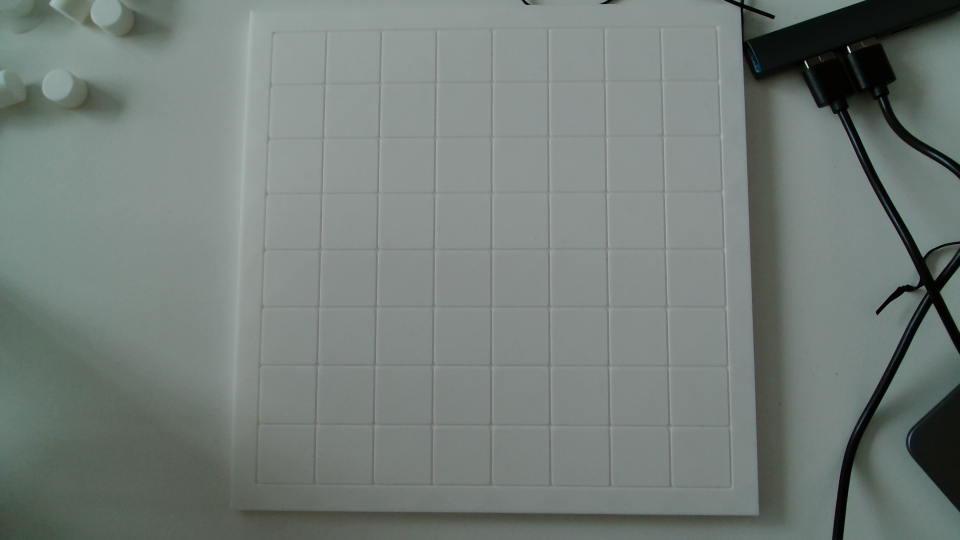
#> input picture captures/board_20261029_122834_782438.png, 1920 x 1080 px (shown at 1/2 size)
$ python read_board.py captures/board_20261029_122834_782438.png
#> lines starting #> are read from the running program, lines starting #| are printed output that depends on the picture; after the words box and inside, x2 and y2 are one past the last pixel; in counts of white or black regions, pixels touching at a corner belong together
#> (reads calibration/board.json from the repository)
"""Experimental empty/white board reader using a calibrated empty reference."""
import argparse
import json
from pathlib import Path

import cv2
import numpy as np

ROOT = Path(__file__).resolve().parent


def read_image(path):
    image = cv2.imdecode(np.fromfile(str(path), dtype=np.uint8), cv2.IMREAD_COLOR)
#> image is the input picture: shape (1080, 1920, 3); mean B, G, R 121.4, 125.8, 116.4
    if image is None:
        raise RuntimeError(f"Cannot read {path}")
    return image


def main():
    parser = argparse.ArgumentParser(description=__doc__)
    parser.add_argument("image", type=Path)
    parser.add_argument("--no-window", action="store_true")
    parser.add_argument("--threshold", type=float, default=8.0)
    args = parser.parse_args()
    config = json.loads((ROOT / "calibration/board.json").read_text(encoding="utf-8"))
    current = read_image(args.image)
    reference_path = Path(config["source_image"])
    if not reference_path.is_absolute():
        reference_path = ROOT / reference_path
    reference = read_image(reference_path)
    if current.shape != reference.shape:
        raise RuntimeError("Image size differs from calibration; recalibrate.")
    matrix = np.array(config["homography"])
    size = tuple(config["warp_size"])
    current = cv2.warpPerspective(current, matrix, size)
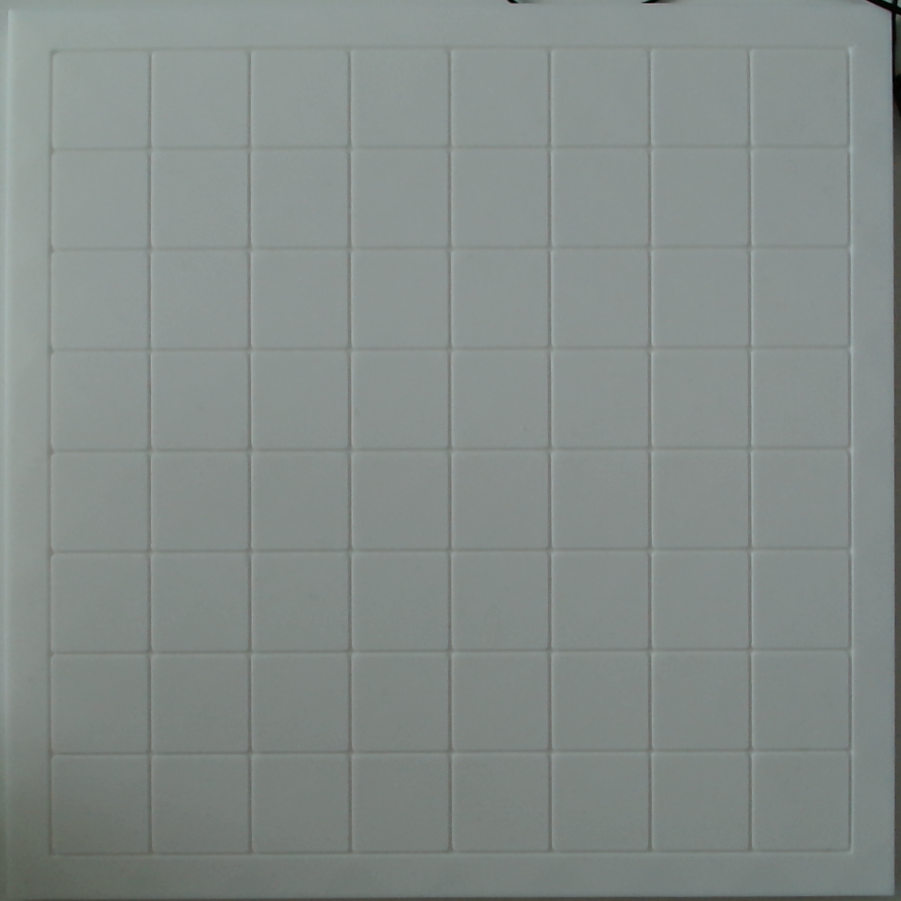
#> current: shape (901, 901, 3); mean B, G, R 137.4, 140.3, 132.5
    reference = cv2.warpPerspective(reference, matrix, size)
    gray = cv2.GaussianBlur(cv2.cvtColor(current, cv2.COLOR_BGR2GRAY), (5, 5), 0).astype(float)
    empty = cv2.GaussianBlur(cv2.cvtColor(reference, cv2.COLOR_BGR2GRAY), (5, 5), 0).astype(float)
    delta = gray - empty
#> delta: shape (901, 901) float64; every value is 0
    board = np.zeros((9, 9), dtype=int)
    scores = np.zeros((9, 9))
    yy, xx = np.mgrid[-45:46, -45:46]
    radius = np.hypot(xx, yy)
    inner, ring = radius <= 29, (radius >= 38) & (radius <= 45)
    overlay = current.copy()
    for row in range(9):
        for col in range(9):
            x = config["grid_margin"] + col * config["grid_spacing"]
            y = config["grid_margin"] + row * config["grid_spacing"]
            patch = delta[y-45:y+46, x-45:x+46]
            # Local background subtraction reduces exposure and smooth lighting changes.
            residual = patch - np.median(patch[ring])
            score = float(np.percentile(residual[inner], 90))
            scores[row, col] = score
            # Only empty/white is supported: dark objects and hands are not classified.
            board[row, col] = 2 if score >= args.threshold else 0
            color = (0, 180, 0) if board[row, col] == 2 else (180, 100, 0)
            cv2.circle(overlay, (x, y), 30 if board[row, col] else 4, color, 2)
            cv2.putText(overlay, f"{row},{col}:{score:.0f}", (x-35, y-33), cv2.FONT_HERSHEY_SIMPLEX, .32, color, 1)
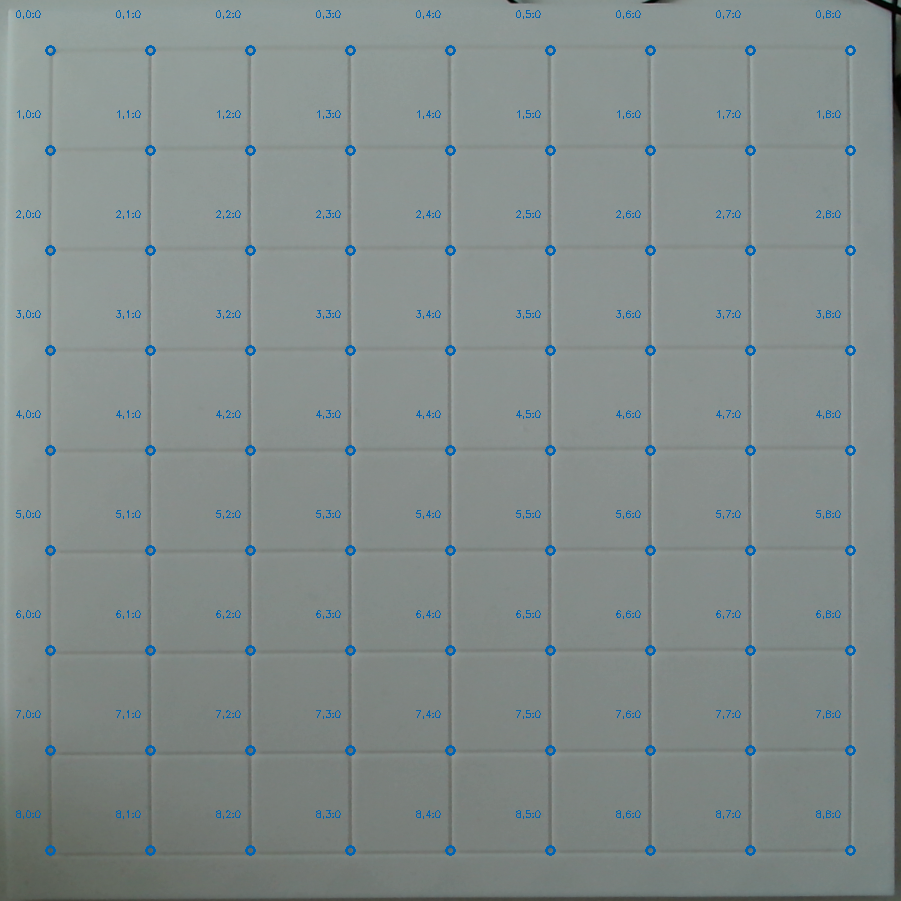
#> overlay: shape (901, 901, 3); 1.26% of pixels changed, all inside (x1, y1, x2, y2) = (16, 10, 856, 856)
    output = ROOT / "vision_results" / args.image.stem
    output.mkdir(parents=True, exist_ok=True)
    result = {"source_image": str(args.image.resolve()), "board": board.tolist(),
              "scores": scores.round(2).tolist(), "threshold": args.threshold,
              "labels": {"0": "empty", "2": "white candidate"},
              "note": "Experimental; assumes only white stones, fixed camera and board. Not connected to robot."}
    (output / "board.json").write_text(json.dumps(result, indent=2), encoding="utf-8")
    ok, encoded = cv2.imencode(".png", overlay)
    if not ok:
        raise RuntimeError("Cannot encode preview")
    encoded.tofile(str(output / "preview.png"))
    print("0=empty, 2=white candidate; row/column start at 0 in top-left")
    print(board)
#| [[0 0 0 0 0 0 0 0 0]
#|  [0 0 0 0 0 0 0 0 0]
#|  [0 0 0 0 0 0 0 0 0]
#|  [0 0 0 0 0 0 0 0 0]
#|  [0 0 0 0 0 0 0 0 0]
#|  [0 0 0 0 0 0 0 0 0]
#|  [0 0 0 0 0 0 0 0 0]
#|  [0 0 0 0 0 0 0 0 0]
#|  [0 0 0 0 0 0 0 0 0]]
    print("Candidates:", np.argwhere(board == 2).tolist())
#| Candidates: []
    print("Scores:\n", np.round(scores, 1))
#| Scores:
#|  [[0. 0. 0. 0. 0. 0. 0. 0. 0.]
#|  [0. 0. 0. 0. 0. 0. 0. 0. 0.]
#|  [0. 0. 0. 0. 0. 0. 0. 0. 0.]
#|  [0. 0. 0. 0. 0. 0. 0. 0. 0.]
#|  [0. 0. 0. 0. 0. 0. 0. 0. 0.]
#|  [0. 0. 0. 0. 0. 0. 0. 0. 0.]
#|  [0. 0. 0. 0. 0. 0. 0. 0. 0.]
#|  [0. 0. 0. 0. 0. 0. 0. 0. 0.]
#|  [0. 0. 0. 0. 0. 0. 0. 0. 0.]]
    print("Saved:", output)
    if not args.no_window:
        cv2.imshow("White candidates - press any key", cv2.resize(overlay, (810, 810)))
        cv2.waitKey(0)
        cv2.destroyAllWindows()


if __name__ == "__main__":
    main()
